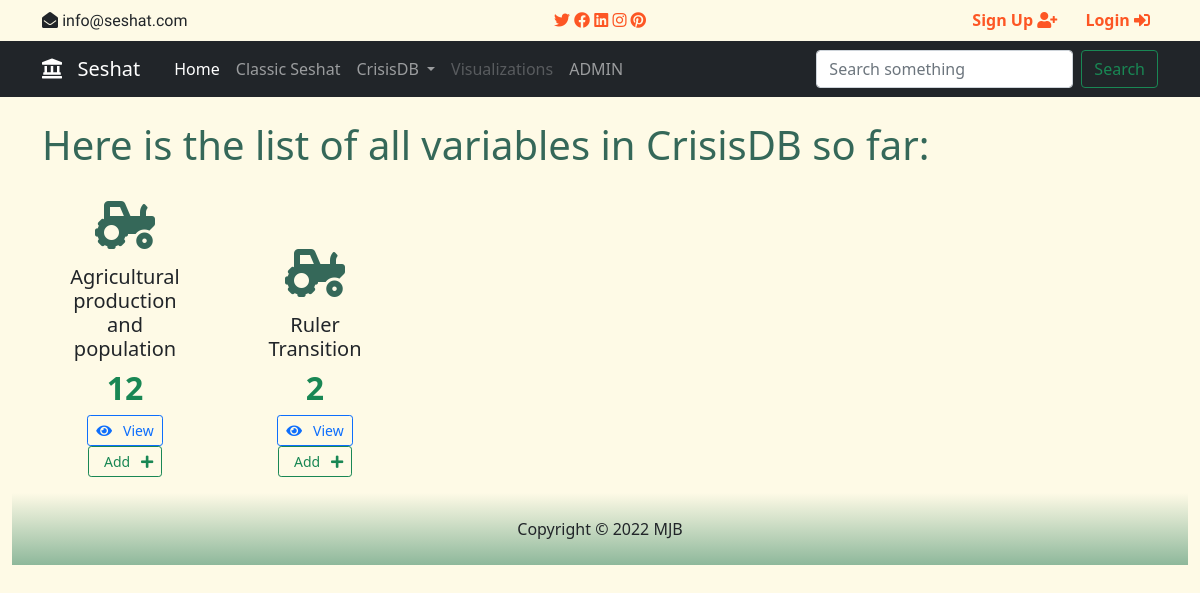
The app's page /crisisdb/vars/ with its own data.
### crisisdb/models.py (models this page shows, shortened)
class SeshatCommon(models.Model):
    polity = models.ForeignKey(Polity, on_delete=models.SET_NULL, related_name="%(app_label)s_%(class)s_related",
                               related_query_name="%(app_label)s_%(class)ss", null=True)
    section = models.ForeignKey(
        Section, on_delete=models.SET_NULL, related_name="%(app_label)s_%(class)s_related",
        related_query_name="%(app_label)s_%(class)ss", blank=True, null=True,)
    subsection = models.ForeignKey(
        Subsection, on_delete=models.SET_NULL, related_name="%(app_label)s_%(class)s_related",
        related_query_name="%(app_label)s_%(class)ss", blank=True, null=True,)
    name = models.CharField(
        max_length=200,)
    year_from = models.IntegerField(blank=True, null=True)
    year_to = models.IntegerField(blank=True, null=True)
    description = models.TextField(
        blank=True, null=True, help_text="Add an Optional description or a personal comment above.")
    citations = ManyToManyField(
        Citation, related_name="%(app_label)s_%(class)s_related",
                               related_query_name="%(app_label)s_%(class)ss", help_text=mark_safe('Select one or more references for this fact. Hold CTRL to select multiple.'), blank=True,)
    finalized = models.BooleanField(default=False)
    created_date = models.DateTimeField(
        auto_now_add=True, blank=True, null=True)
    modified_date = models.DateTimeField(auto_now=True, blank=True, null=True)
    tag = models.CharField(max_length=5, choices=Tags, default="TRS")
    class Meta:
        abstract = True
        ordering = ['polity']

class Agr_Prod_Pop(SeshatCommon):
    name = models.CharField(
        max_length=100, default="Agricultural Production and Population")
    total_population = models.IntegerField(blank=True, null=True)
    arable_land_per_capita = models.DecimalField(
        blank=True, null=True, decimal_places=2, max_digits=7, help_text="Arable Land per capita (mu)")
    class Meta:
        verbose_name = 'Agricultural production and population'
        verbose_name_plural = 'Agricultural production and populations'

class Rulertransition(models.Model):
    name = models.CharField(
        max_length=100, default="Ruler Transition")
    polity = models.ForeignKey(Polity, on_delete=models.SET_DEFAULT, default=1)
    predecessor = models.CharField(max_length=100, blank=True, null=True)
    successor = models.CharField(max_length=100, blank=True,  null=True)
    start_reign_predecessor = models.IntegerField(blank=True, null=True)
    end_reign_transition = models.IntegerField(blank=True, null=True)
    reign_number_predecessor = models.IntegerField(blank=True, null=True)
    contested = models.CharField(
        max_length=5, choices=Certainty, blank=True, null=True)
    overturn = models.CharField(
        max_length=5, choices=Certainty,  blank=True, null=True)
    assassination_predecessor = models.CharField(
        max_length=5, choices=Certainty, blank=True, null=True)
    intra_elite = models.CharField(
        max_length=5, choices=Certainty,  blank=True, null=True)
    military_revolt = models.CharField(
        max_length=5, choices=Certainty,  blank=True, null=True)
    popular_uprising = models.CharField(
        max_length=5, choices=Certainty,  blank=True, null=True)
    separatist_rebellion = models.CharField(
        max_length=5, choices=Certainty,  blank=True, null=True)
    external_invasion = models.CharField(
        max_length=5, choices=Certainty, blank=True, null=True)
    external_interference = models.CharField(
        max_length=5, choices=Certainty, blank=True, null=True)
    conflict_name = models.CharField(max_length=200, blank=True, null=True)
    transition_label = models.CharField(max_length=200, blank=True, null=True)
    description = models.TextField(
        blank=True, null=True, help_text="Add an Optional description or a personal comment above.")
    citations = ManyToManyField(
        Citation, help_text=mark_safe('Select one or more references for this fact. Hold CTRL to select multiple.'), blank=True,)
    finalized = models.BooleanField(default=False)
    tag = models.CharField(
        max_length=5, choices=Tags, blank=True, null=True)
    created_date = models.DateTimeField(
        auto_now_add=True, blank=True, null=True)
    modified_date = models.DateTimeField(auto_now=True, blank=True, null=True)
    class Meta:
        verbose_name = 'ruler transition'
        verbose_name_plural = 'ruler transitions'

### crisisdb/views.py (the view)
# urls.py: path('vars/', views.CrisisDBVarsView.as_view(), name='crisisdb-vars'),
class CrisisDBVarsView(ListView):
    template_name = 'crisisdb_vars.html'
    model = Agr_Prod_Pop
    def get_context_data(self, **kwargs):
        context = super().get_context_data(**kwargs)
        mylist = []
        for k, v in vars_dic.items():
            inner_list = []
            inner_list.append(v['model'].objects.count())
            l = v['list']()
            inner_list.append(l.get_absolute_url())
            l = v['create']()
            inner_list.append(l.get_absolute_url())
            inner_list.append(v['model'].objects.first().name)
            mylist.append(inner_list)
        context["mylist"] = mylist
        context["agrpod"] = Agr_Prod_Pop.objects.all()
        print(context['mylist'])
        return context

### crisisdb/views.py (called while the page is built)
    def get_absolute_url(self):
        return reverse('rulertransitions')

    def get_absolute_url(self):
        return reverse('rulertransition-create')

    def get_absolute_url(self):
        return reverse('Agr_Prod_Pops')

    def get_absolute_url(self):
        return reverse('Agr_Prod_Pop-create')

### crisisdb/templates/crisisdb_vars.html
{% extends "crisisdb-base.html" %}
{% block content %}
<div class="container mt-4">
    <div class="row">
        <h1 class="display-6">Here is the list of all variables in CrisisDB so far:</h1>
    </div>
    <div class="row align-items-end">
        {% for v in mylist %}
        <div class="col-md-2 text-center rounded" >
            <div class="card panel-transparent mt-4">
                    <div>
                        <a href="{% url 'crisisdb-index' %}">
                            <center style="color: #356859"><i class="fa fa-tractor fa-3x"></i></center>
                        </a>
                    </div>
                    <div class="card-body mt-auto" >
                        <div>
                            <h6 class="card-title text-center lead"> <strong>{{v.3}}</strong></h6>
                            <h2 class="card-title text-center display"><span class="text-success"><strong>{{v.0}}</strong></span> </h2>
                        </div>
                        <div>
                            <a class="btn btn-sm btn-outline-primary" href="{{v.1}}" class="card-link"> <i class="fa fa-eye"></i> &nbsp; View</a>
                            <a class="btn btn-sm btn-outline-success" href="{{v.2}}" class="card-link"> &nbsp; Add &nbsp; <i class="fa fa-plus"></i></a>
                        </div>
                    </div>
            </div>
        </div>
        {% endfor %}
    </div>
</div>
{% endblock %}

### catalog/static/css/styles.css (style rules this page uses)
h1, h2, p, ul, .majidgoodgreen { color: #356859; }
a { color: #fd5624; text-decoration: none !important; }
.panel-transparent { background: none; border: none; }
.card { display: inline-block; }
a:link { text-decoration: none !important; }

### crisisdb/static/css/seshatstyle.css (style rules this page uses)
body { background-color: #fefae6; }
a.btn { transition-property: border, border-radius, background; transition-duration: 0.5s; }

### catalog/static/fa_full/css/all.css (style rules this page uses)
.fa, .fas, .far, .fal, .fad, .fab { -moz-osx-font-smoothing: grayscale; -webkit-font-smoothing: antialiased; display: inline-block; font-style: normal; font-variant: normal; text-rendering: auto; line-height: 1; }
.fa-3x { font-size: 3em; }
.fa-eye:before { content: "\f06e"; }
.fa-plus:before { content: "\f067"; }
.fa-tractor:before { content: "\f722"; }
.fa, .fas { font-family: 'Font Awesome 5 Free'; font-weight: 900; }

### records on screen
Agr_Prod_Pop: name "Agricultural production and population"
Rulertransition: name "Ruler Transition"

### other values on screen
{{ v.0 }} "12" "2"
